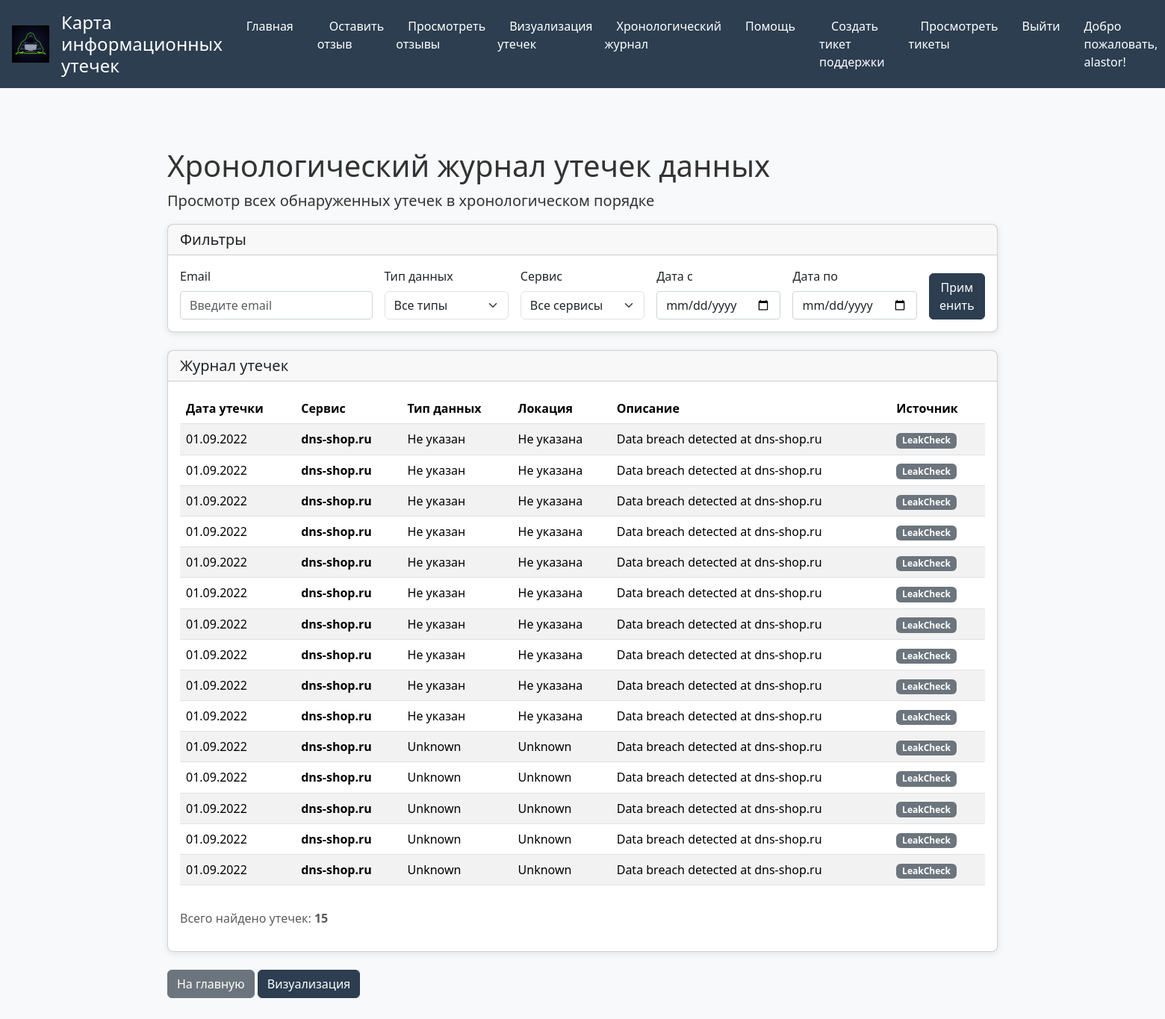
The app's page /chronological_journal/ (signed in) with its own data.
### leaksmap/models.py (models this page shows, shortened)
class Breach(models.Model):
    STATUS_CHOICES = [
        ('new', 'New'),
        ('processed', 'Processed'),
    ]
    user = models.ForeignKey(User, on_delete=models.SET_NULL, null=True, related_name='breaches')
    service_name = models.CharField(max_length=255)
    breach_date = models.DateField()
    location = models.CharField(max_length=255, blank=True, null=True)
    data_type = models.CharField(max_length=255, blank=True, null=True)
    description = models.TextField()
    status = models.CharField(max_length=20, choices=STATUS_CHOICES, default='new')
    source = models.CharField(max_length=255, blank=True, null=True)
    class Meta:
        verbose_name = "Data Breach"
        verbose_name_plural = "Data Breaches"
        ordering = ['-breach_date']
        indexes = [
            models.Index(fields=['user']),
            models.Index(fields=['service_name']),
        ]

### leaksmap/views.py (the view)
# urls.py: path('chronological_journal/', chronological_journal, name='chronological_journal'),
@login_required
def chronological_journal(request) -> HttpResponse:
    breaches = Breach.objects.filter(user=request.user).order_by('-breach_date')
    email_filter = request.GET.get('email')
    if email_filter:
        breaches = breaches.filter(user__email=email_filter)
    else:
        breaches = breaches.filter(user__email=request.user.email)
    data_type_filter = request.GET.get('data_type')
    if data_type_filter:
        breaches = breaches.filter(data_type=data_type_filter)
    service_filter = request.GET.get('service')
    if service_filter:
        breaches = breaches.filter(service_name__icontains=service_filter)
    start_date = request.GET.get('start_date')
    if start_date:
        try:
            start_dt = datetime.strptime(start_date, "%Y-%m-%d")
            breaches = breaches.filter(breach_date__gte=start_dt)
        except ValueError:
            logger.warning(f"Invalid start_date format: {start_date}")
    end_date = request.GET.get('end_date')
    if end_date:
        try:
            end_dt = datetime.strptime(end_date, "%Y-%m-%d")
            breaches = breaches.filter(breach_date__lte=end_dt)
        except ValueError:
            logger.warning(f"Invalid end_date format: {end_date}")
    all_user_breaches = Breach.objects.filter(user=request.user)
    data_types = sorted(set(b.data_type for b in all_user_breaches if b.data_type))
    services = sorted(set(b.service_name for b in all_user_breaches))
    context = {
        'breaches': breaches,
        'data_types': data_types,
        'services': services,
        'current_filters': {
            'email': email_filter or request.user.email,
            'data_type': data_type_filter,
            'service': service_filter,
            'start_date': start_date,
            'end_date': end_date,
        }
    }
    return render(request, 'leaksmap/chronological_journal.html', context)

### leaksmap/templates/leaksmap/chronological_journal.html (shortened to what this page needs)
{% extends "leaksmap/base.html" %}
{% block content %}
    <div class="container mt-5">
        <h1>Хронологический журнал утечек данных</h1>
        <p class="lead">Просмотр всех обнаруженных утечек в хронологическом порядке</p>
        <div class="card mb-4">
            <div class="card-header">
                <h5 class="card-title mb-0">Фильтры</h5>
            </div>
            <div class="card-body">
                <form method="get" class="row g-3">
                    <div class="col-md-3">
                        <label for="email" class="form-label">Email</label>
                        <input type="email" class="form-control" id="email" name="email"
                               value="{{ current_filters.email }}" placeholder="Введите email">
                    </div>
                    <div class="col-md-2">
                        <label for="data_type" class="form-label">Тип данных</label>
                        <select class="form-select" id="data_type" name="data_type">
                            <option value="">Все типы</option>
                        </select>
                    </div>
                    <div class="col-md-2">
                        <label for="service" class="form-label">Сервис</label>
                        <select class="form-select" id="service" name="service">
                            <option value="">Все сервисы</option>
                        </select>
                    </div>
                    <div class="col-md-2">
                        <label for="start_date" class="form-label">Дата с</label>
                        <input type="date" class="form-control" id="start_date" name="start_date"
                               value="{{ current_filters.start_date }}">
                    </div>
                    <div class="col-md-2">
                        <label for="end_date" class="form-label">Дата по</label>
                        <input type="date" class="form-control" id="end_date" name="end_date"
                               value="{{ current_filters.end_date }}">
                    </div>
                    <div class="col-md-1 d-flex align-items-end">
                        <button type="submit" class="btn btn-primary w-100">Применить</button>
                    </div>
                </form>
            </div>
        </div>
        <div class="card">
            <div class="card-header">
                <h5 class="card-title mb-0">Журнал утечек</h5>
            </div>
            <div class="card-body">
                {% if breaches %}
                    <div class="table-responsive">
                        <table class="table table-striped table-hover">
                            <thead>
                                <tr>
                                    <th>Дата утечки</th>
                                    <th>Сервис</th>
                                    <th>Тип данных</th>
                                    <th>Локация</th>
                                    <th>Описание</th>
                                    <th>Источник</th>
                                </tr>
                            </thead>
                            <tbody>
                                {% for breach in breaches %}
                                    <tr>
                                        <td>{{ breach.breach_date|date:"d.m.Y" }}</td>
                                        <td><strong>{{ breach.service_name|escape }}</strong></td>
                                        <td>{{ breach.data_type|default:"Не указан"|escape }}</td>
                                        <td>{{ breach.location|default:"Не указана"|escape }}</td>
                                        <td>{{ breach.description|truncatewords:15|escape }}</td>
                                        <td><span class="badge bg-secondary">{{ breach.source|default:"Неизвестно"|escape }}</span></td>
                                    </tr>
                                {% endfor %}
                            </tbody>
                        </table>
                    </div>
                    <div class="mt-3">
                        <p class="text-muted">Всего найдено утечек: <strong>{{ breaches.count }}</strong></p>
                    </div>
                {% else %}
                    <div class="alert alert-info">
                        <h5>Утечек не найдено</h5>
                        <p>Попробуйте изменить параметры фильтрации или проверьте ваш email на наличие утечек.</p>
                    </div>
                {% endif %}
            </div>
        </div>
        <div class="mt-3">
            <a href="{% url 'home' %}" class="btn btn-secondary">На главную</a>
            <a href="{% url 'visualize_breaches' %}" class="btn btn-primary">Визуализация</a>
        </div>
    </div>
{% endblock %}

### leaksmap/templates/leaksmap/base.html (shortened to what this page needs)
{% load static %}
<!DOCTYPE html>
<html lang="ru">
<head>
    <link href="https://cdn.jsdelivr.net/npm/bootstrap@5.3.8/dist/css/bootstrap.min.css" rel="stylesheet">
    <link rel="stylesheet" href="{% static 'CSS/main.css' %}">
    <link rel="stylesheet" href="https://use.fontawesome.com/releases/v6.6.0/css/all.css">
</head>
<body>
    <header>
<img src="{% static 'IMG/logo.png' %}" alt="Logo" style="width: 50px; height: 50px;" />
        <h1>Карта информационных утечек</h1>
        <nav>
            <ul>
                <li><a href="{% url 'home' %}">Главная</a></li>
                <li><a href="{% url 'feedback' %}">Оставить отзыв</a></li>
<li><a href="{% url 'view_feedback' %}">Просмотреть отзывы</a></li>
                {% if user.is_authenticated %}
                    <li><a href="{% url 'visualize_breaches' %}">Визуализация утечек</a></li>
                    <li><a href="{% url 'chronological_journal' %}">Хронологический журнал</a></li>
                    <li><a href="{% url 'help' %}">Помощь</a></li>
                    <li><a href="{% url 'create_ticket' %}">Создать тикет поддержки</a></li>
                    <li><a href="{% url 'view_tickets' %}">Просмотреть тикеты</a></li>
                    <li><a href="{% url 'logout' %}">Выйти</a></li>
                    <li>Добро пожаловать, {{ user.username|escape }}!</li>
                {% else %}
<li><a href="{% url 'login' %}">Login</a></li>
                    <li><a href="{% url 'register' %}">Зарегистрироваться</a></li>
                {% endif %}
            </ul>
        </nav>
    </header>
    <main>
        {% block content %}
        {% endblock %}
    </main>
</body>
</html>

### leaksmap/static/CSS/main.css (style rules this page uses)
body { font-family: 'Segoe UI', Tahoma, Geneva, Verdana, sans-serif; background-color: #f8f9fa; color: #333; margin: 0; padding: 0; }
header { background-color: #2c3e50; color: white; padding: 1rem; display: flex; align-items: center; gap: 1rem; }
header h1 { margin: 0; font-size: 1.5rem; }
nav ul { list-style: none; padding: 0; margin: 0; display: flex; gap: 1rem; }
nav a { color: white; text-decoration: none; padding: 0.5rem 1rem; border-radius: 4px; transition: background-color 0.3s; }
main { padding: 2rem; max-width: 1200px; margin: 0 auto; }
.card { margin-bottom: 1.5rem; border-radius: 8px; box-shadow: 0 2px 10px rgba(0, 0, 0, 0.1); justify-content: center; }
.card-header { border-radius: 8px 8px 0 0; }
.card-title { margin: 0; font-size: 1.25rem; }
.form-control { border-radius: 4px; border: 1px solid #ced4da; }
.btn-primary { background-color: #2c3e50; border-color: #2c3e50; }

### records on screen
Breach: breach_date "01.09.2022", service_name "dns-shop.ru", data_type "Не указан", location "Не указана", description "Data breach detected at dns-shop.ru", source "LeakCheck"
Breach: breach_date "01.09.2022", service_name "dns-shop.ru", data_type "Не указан", location "Не указана", description "Data breach detected at dns-shop.ru", source "LeakCheck"
Breach: breach_date "01.09.2022", service_name "dns-shop.ru", data_type "Не указан", location "Не указана", description "Data breach detected at dns-shop.ru", source "LeakCheck"
Breach: breach_date "01.09.2022", service_name "dns-shop.ru", data_type "Не указан", location "Не указана", description "Data breach detected at dns-shop.ru", source "LeakCheck"
Breach: breach_date "01.09.2022", service_name "dns-shop.ru", data_type "Не указан", location "Не указана", description "Data breach detected at dns-shop.ru", source "LeakCheck"
Breach: breach_date "01.09.2022", service_name "dns-shop.ru", data_type "Не указан", location "Не указана", description "Data breach detected at dns-shop.ru", source "LeakCheck"
Breach: breach_date "01.09.2022", service_name "dns-shop.ru", data_type "Не указан", location "Не указана", description "Data breach detected at dns-shop.ru", source "LeakCheck"
Breach: breach_date "01.09.2022", service_name "dns-shop.ru", data_type "Не указан", location "Не указана", description "Data breach detected at dns-shop.ru", source "LeakCheck"
Breach: breach_date "01.09.2022", service_name "dns-shop.ru", data_type "Не указан", location "Не указана", description "Data breach detected at dns-shop.ru", source "LeakCheck"
Breach: breach_date "01.09.2022", service_name "dns-shop.ru", data_type "Не указан", location "Не указана", description "Data breach detected at dns-shop.ru", source "LeakCheck"
Breach: breach_date "01.09.2022", service_name "dns-shop.ru", data_type "Unknown", location "Unknown", description "Data breach detected at dns-shop.ru", source "LeakCheck"
Breach: breach_date "01.09.2022", service_name "dns-shop.ru", data_type "Unknown", location "Unknown", description "Data breach detected at dns-shop.ru", source "LeakCheck"
Breach: breach_date "01.09.2022", service_name "dns-shop.ru", data_type "Unknown", location "Unknown", description "Data breach detected at dns-shop.ru", source "LeakCheck"
Breach: breach_date "01.09.2022", service_name "dns-shop.ru", data_type "Unknown", location "Unknown", description "Data breach detected at dns-shop.ru", source "LeakCheck"
Breach: breach_date "01.09.2022", service_name "dns-shop.ru", data_type "Unknown", location "Unknown", description "Data breach detected at dns-shop.ru", source "LeakCheck"

### other values on screen
{{ user.username|escape }} "alastor"
{{ breaches.count }} "15"
